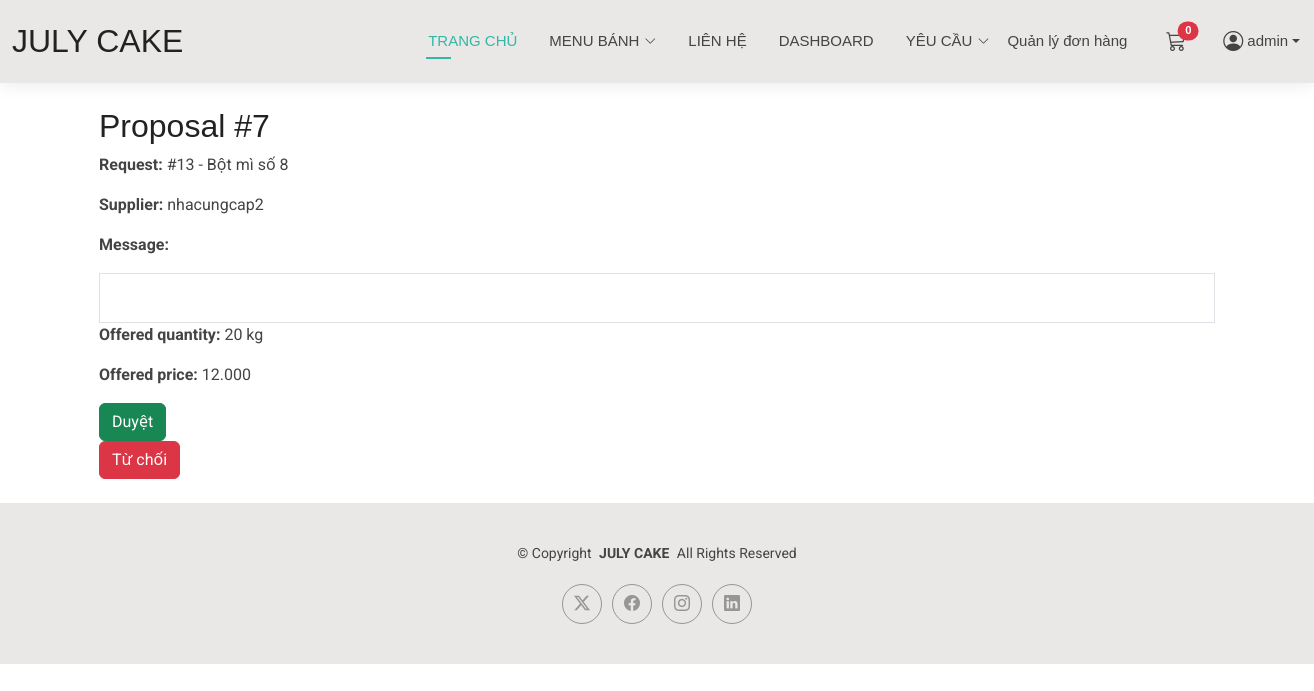
Page /suppliers/proposal/7/ (signed in) on the committed database.
### suppliers/models.py (models this page shows, shortened)
class SupplierProposal(models.Model):
    class Status(models.TextChoices):
        PENDING = "PENDING", "Pending"
        APPROVED = "APPROVED", "Approved"
        REJECTED = "REJECTED", "Rejected"
    order_request = models.ForeignKey(
        OrderRequest,
        on_delete=models.CASCADE,
        related_name="proposals",
        null=True,
        blank=True,
    )
    supplier = models.ForeignKey(User, on_delete=models.PROTECT, related_name="supplier_proposals")
    created_at = models.DateTimeField(default=timezone.now)
    status = models.CharField(max_length=20, choices=Status.choices, default=Status.PENDING)
    message = models.TextField(blank=True)
    offered_quantity = models.PositiveIntegerField(default=1)
    offered_price = models.DecimalField(max_digits=12, decimal_places=3, null=True, blank=True)

class OrderRequest(models.Model):
    class Status(models.TextChoices):
        OPEN = "OPEN", "Đang mở – chờ nhà cung cấp báo giá"
        SELECTED = "SELECTED", "Đã chọn nhà cung cấp"
        IN_DELIVERY = "IN_DELIVERY", "Đang giao hàng"
        COMPLETED = "COMPLETED", "Hoàn tất"
        CANCELLED = "CANCELLED", "Đã hủy"
    ingredient = models.ForeignKey(
        "dashboard.Ingredient",
        on_delete=models.CASCADE,
        related_name="order_requests"
    )
    title = models.CharField(max_length=255)
    quantity = models.PositiveIntegerField(default=1)
    unit = models.CharField(max_length=20)
    note = models.TextField(blank=True)
    status = models.CharField(max_length=30, choices=Status.choices)
    created_by = models.ForeignKey(User, on_delete=models.CASCADE)
    created_at = models.DateTimeField(auto_now_add=True)

### suppliers/views.py (the view)
# urls.py: path("proposal/<int:proposal_id>/", views.proposal_detail_admin, name="proposal_detail_admin"),
@staff_member_required
def proposal_detail_admin(request, proposal_id):
    proposal = get_object_or_404(SupplierProposal, pk=proposal_id)
    return render(
        request,
        "suppliers/proposal_detail_admin.html",
        {"proposal": proposal},
    )

### cart/context_processors.py (called while the page is built)
def cart_count(request):
    if getattr(request, 'user', None) and request.user.is_authenticated:
        total = CartItem.objects.filter(cart__user=request.user).aggregate(total=Sum('quantity'))['total'] or 0
    else:
        cart = request.session.get('cart', {})
        try:
            total = sum(int(item.get('quantity', 0) or 0) for item in cart.values())
        except Exception:
            total = 0
    return {'cart_count': int(total)}

### suppliers/templates/suppliers/proposal_detail_admin.html (shortened to what this page needs)
{% extends "base.html" %}
{% block content %}
  <div class="container py-4">
    <h2>Proposal #{{ proposal.pk }}</h2>
    <p><strong>Request:</strong> #{{ proposal.order_request.pk }} - {{ proposal.order_request.title }}</p>
    <p><strong>Supplier:</strong> {{ proposal.supplier.username }}</p>
    <p><strong>Message:</strong></p>
    <div class="border p-3">{{ proposal.message|linebreaks }}</div>
    <p><strong>Offered quantity:</strong> {{ proposal.offered_quantity }} {{ proposal.order_request.unit }}</p>
    <p><strong>Offered price:</strong> {{ proposal.offered_price }}</p>
    <form method="post" action="{% url 'suppliers:proposal_approve' proposal.pk %}">
      <button class="btn btn-success" type="submit">Duyệt</button>
    </form>
    <form method="post" action="{% url 'suppliers:proposal_reject' proposal.pk %}">
      <button class="btn btn-danger" type="submit">Từ chối</button>
    </form>
  </div>
{% endblock %}

### templates/base.html (shortened to what this page needs)
{% load static %}
<!DOCTYPE html>
<html lang="en">
<head>
  <link href="{% static 'assets/vendor/bootstrap/css/bootstrap.min.css' %}" rel="stylesheet">
  <link href="{% static 'assets/vendor/bootstrap-icons/bootstrap-icons.css' %}" rel="stylesheet">
  <link href="{% static 'assets/vendor/aos/aos.css' %}" rel="stylesheet">
  <link href="{% static 'assets/vendor/swiper/swiper-bundle.min.css' %}" rel="stylesheet">
  <link href="{% static 'assets/vendor/glightbox/css/glightbox.min.css' %}" rel="stylesheet">
  <link href="{% static 'assets/css/main.css' %}" rel="stylesheet">
</head>
<body>
<header id="header" class="header d-flex align-items-center light-background sticky-top">
  <div class="container-fluid position-relative d-flex align-items-center justify-content-between">
    <a href="{% url 'home:index' %}" class="logo d-flex align-items-center me-auto me-xl-0">
      <h1 class="sitename">JULY CAKE</h1>
    </a>
    <nav id="navmenu" class="navmenu">
      <ul>
        <li><a href="{% url 'home:index' %}" class="active">TRANG CHỦ</a></li>
        <li class="dropdown">
          <a href="{% url 'products:list' %}"><span>MENU BÁNH</span> <i class="bi bi-chevron-down toggle-dropdown"></i></a>
        </li>
        <li><a href="{% url 'home:contact' %}">LIÊN HỆ</a></li>
          {% if user.is_authenticated %}
    {% if user.is_staff %}
        <li><a href="/dashboard/order-statistics/">DASHBOARD</a></li>
          <li class="dropdown">
          <a href=""><span>YÊU CẦU</span> <i class="bi bi-chevron-down toggle-dropdown"></i></a>
        </li>
          <a href="{% url 'payments:process_orders' %}" class="nav-link">Quản lý đơn hàng</a>
    {% elif user.supplier_profile %}
        <li>
            <a class="nav-link" href="{% url 'suppliers:requests_list' %}">Cung cấp</a>
        </li>
    {% endif %}
{% endif %}
        <li class="ms-3">
          <a href="{% url 'cart:detail' %}" class="position-relative">
            <i class="bi bi-cart3 fs-5"></i>
            <span class="position-absolute top-0 start-100 translate-middle badge rounded-pill bg-danger">
              {% if cart_count %}{{ cart_count }}{% else %}0{% endif %}
            </span>
          </a>
        </li>
        {% if user.is_authenticated %}
         <li class="nav-item dropdown">
              <a class="nav-link dropdown-toggle d-flex align-items-center" href="#" id="userDropdown" role="button" data-bs-toggle="dropdown" aria-expanded="false">
                <i class="bi bi-person-circle fs-5 me-1"></i>
                {{ user.username }}
              </a>
            </li>
        {% else %}
          <li class="ms-3">
            <a href="{% url 'home:login' %}"> Đăng nhập</a>
          </li>
        {% endif %}
      </ul>
    </nav>
  </div>
</header>
{% block content %}
{% endblock %}
<footer id="footer" class="footer light-background">
  <div class="container">
    <div class="copyright text-center">
      <p>© <span>Copyright</span> <strong class="px-1 sitename">JULY CAKE</strong> <span>All Rights Reserved<br></span></p>
    </div>
    <div class="social-links d-flex justify-content-center">
      <a href=""><i class="bi bi-twitter-x"></i></a>
      <a href="https://www.facebook.com/TiemminhlaJulycake"><i class="bi bi-facebook"></i></a>
      <a href="https://www.instagram.com/tiemminhlajulycake/"><i class="bi bi-instagram"></i></a>
      <a href=""><i class="bi bi-linkedin"></i></a>
    </div>
  </div>
</footer>
</body>
</html>

### first_project/static/assets/css/main.css (style rules this page uses)
:root { --default-font: "Roboto", system-ui, -apple-system, "Segoe UI", Roboto, "Helvetica Neue", Arial, "Noto Sans", "Liberation Sans", sans-serif, "Apple Color Emoji", "Segoe UI Emoji", "Segoe UI Symbol", "Noto Color Emoji"; --heading-font: "Raleway", sans-serif; --nav-font: "Poppins", sans-serif; }
:root { --background-color: #ffffff; --default-color: #444444; --heading-color: #222222; --accent-color: #34b7a7; --surface-color: #ffffff; --contrast-color: #ffffff; }
:root { --nav-color: #444444; --nav-hover-color: #34b7a7; --nav-mobile-background-color: #ffffff; --nav-dropdown-background-color: #ffffff; --nav-dropdown-color: #444444; --nav-dropdown-hover-color: #34b7a7; }
.light-background { --background-color: #e9e8e6; --surface-color: #ffffff; }
:root { scroll-behavior: smooth; }
body { color: var(--default-color); background-color: var(--background-color); font-family: var(--default-font); }
a { color: var(--accent-color); text-decoration: none; transition: 0.3s; }
h1, h2, h3, h4, h5, h6 { color: var(--heading-color); font-family: var(--heading-font); }
.header { color: var(--default-color); background-color: var(--background-color); padding: 15px 0; transition: all 0.5s; z-index: 997; box-shadow: 0px 0 18px rgba(0, 0, 0, 0.1); }
.header .logo { line-height: 1; }
.header .logo h1 { font-size: 32px; margin: 0; font-weight: 300; text-transform: uppercase; color: var(--heading-color); }
@media (min-width: 1200px) { .navmenu { padding: 0; } }
@media (min-width: 1200px) { .navmenu ul { margin: 0; padding: 0; display: flex; list-style: none; align-items: center; } }
@media (min-width: 1200px) { .navmenu li { position: relative; } }
@media (min-width: 1200px) { .navmenu>ul>li { white-space: nowrap; padding: 15px 14px; } }
@media (min-width: 1200px) { .navmenu>ul>li:last-child { padding-right: 0; } }
@media (min-width: 1200px) { .navmenu a, .navmenu a:focus { color: var(--nav-color); font-size: 15px; padding: 0 2px; font-family: var(--nav-font); font-weight: 400; display: flex; align-items: center; justify-content: space-between; white-space: nowrap; transition: 0.3s; position: relative; } }
@media (min-width: 1200px) { .navmenu a i, .navmenu a:focus i { font-size: 12px; line-height: 0; margin-left: 5px; transition: 0.3s; } }
@media (min-width: 1200px) { .navmenu>ul>li>a:before { content: ""; position: absolute; height: 2px; bottom: -6px; left: 0; background-color: var(--nav-hover-color); visibility: hidden; width: 0px; transition: all 0.3s ease-in-out 0s; } }
@media (min-width: 1200px) { .navmenu a:hover:before, .navmenu li:hover>a:before, .navmenu .active:before { visibility: visible; width: 25px; } }
@media (min-width: 1200px) { .navmenu li:hover>a, .navmenu .active, .navmenu .active:focus { color: var(--nav-hover-color); } }
.footer { color: var(--default-color); background-color: var(--background-color); font-size: 14px; padding: 40px 0; position: relative; }
.footer .copyright p { margin-bottom: 0; }
.footer .social-links { margin-top: 20px; }
.footer .social-links a { display: flex; align-items: center; justify-content: center; width: 40px; height: 40px; border-radius: 50%; border: 1px solid color-mix(in srgb, var(--default-color), transparent 50%); font-size: 16px; color: color-mix(in srgb, var(--default-color), transparent 50%); margin: 0 5px; transition: 0.3s; }

### rows in the picture
SupplierProposal: pk "7", order_request.pk "13", order_request "Bột mì số 8", supplier.username "nhacungcap2", offered_quantity "20", order_request.unit "kg", offered_price "12.000"

### other values in the picture
{{ user.username }} "admin"
